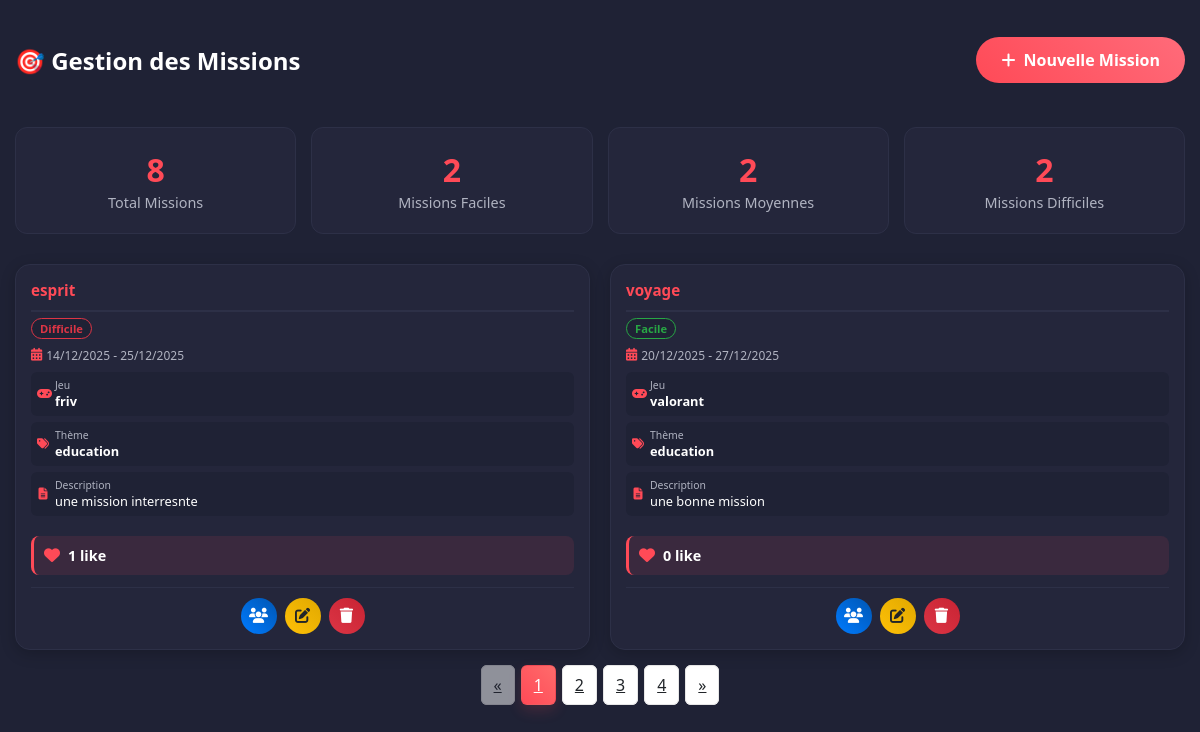
The app's page /view/backoffice/mission/missionliste.php with its own data.
### tables this page shows
CREATE TABLE `missions` (
  `id` int(11) NOT NULL,
  `titre` varchar(255) NOT NULL,
  `jeu` varchar(100) NOT NULL,
  `theme` varchar(100) DEFAULT NULL,
  `niveau_difficulte` enum('Facile','Moyen','Difficile','Expert') DEFAULT 'Moyen',
  `description` text NOT NULL,
  `competences_requises` text DEFAULT NULL,
  `salaire_propose` decimal(10,2) DEFAULT NULL,
  `duree_estimee` varchar(100) DEFAULT NULL,
  `nombre_places` int(11) NOT NULL DEFAULT 1,
  `date_creation` timestamp NOT NULL DEFAULT current_timestamp(),
  `date_debut` date DEFAULT NULL,
  `date_fin` date DEFAULT NULL,
  `statut` enum('Ouverte','Fermee','En_cours','Terminee') NOT NULL DEFAULT 'Ouverte',
  `createur_id` int(11) DEFAULT NULL,
  `partenaire_id` int(11) DEFAULT NULL
);

### db_config.php (called while the page is built, shortened)
<?php
if (!class_exists('config')) {
    class config
    {
        public static function getConnexion()
        {
            $host = "localhost";
            $db   = "projetweb3";
            $user = "root";
            $pass = "";
            $dsn = "mysql:host=$host;dbname=$db;charset=utf8";
            try {
                $pdo = new PDO($dsn, $user, $pass);
                $pdo->setAttribute(PDO::ATTR_ERRMODE, PDO::ERRMODE_EXCEPTION);
                return $pdo;
            } catch (PDOException $e) {
                die("Erreur de connexion : " . $e->getMessage());
            }
        }
    }
}

### controller/missioncontroller.php (called while the page is built, shortened)
<?php
require_once __DIR__ . '/../db_config.php';
class missioncontroller
{
    private $db;
    public function __construct()
    {
        $this->db = config::getConnexion();
    }
    public function missionliste()
    {
        $sql = "SELECT * FROM missions ORDER BY date_creation DESC";
        $stmt = $this->db->prepare($sql);
        $stmt->execute();
        return $stmt->fetchAll(PDO::FETCH_ASSOC);
    }
    public function getMissionsPaginated(int $page = 1, int $perPage = 10): array
    {
        $offset = ($page - 1) * $perPage;
        $countSql = "SELECT COUNT(*) as cnt FROM missions";
        $countStmt = $this->db->prepare($countSql);
        $countStmt->execute();
        $total = (int) $countStmt->fetch(PDO::FETCH_ASSOC)['cnt'];
        $sql = "SELECT * FROM missions ORDER BY date_creation DESC LIMIT :limit OFFSET :offset";
        $stmt = $this->db->prepare($sql);
        $stmt->bindValue(':limit', (int)$perPage, PDO::PARAM_INT);
        $stmt->bindValue(':offset', (int)$offset, PDO::PARAM_INT);
        $stmt->execute();
        $data = $stmt->fetchAll(PDO::FETCH_ASSOC);
        return ['data' => $data, 'total' => $total];
    }
}

### controller/LikeController.php (called while the page is built, shortened)
<?php
require_once __DIR__ . '/../db_config.php';
class LikeController
{
    private $db;
    private static $tableCreated = false;
    public function __construct()
    {
        $this->db = config::getConnexion();
        $this->ensureTableExists();
    }
    private function ensureTableExists()
    {
        if (self::$tableCreated) {
            return;
        }
        try {
            $this->db->query("SELECT 1 FROM likes_missions LIMIT 1");
            self::$tableCreated = true;
        } catch (PDOException $e) {
            if (strpos($e->getMessage(), "doesn't exist") !== false ||
                strpos($e->getMessage(), "Unknown table") !== false) {
                $this->createTable();
                self::$tableCreated = true;
            }
        }
    }
    public function getLikesCountForMissions(array $mission_ids)
    {
        try {
            $placeholders = implode(',', array_fill(0, count($mission_ids), '?'));
            $sql = "SELECT mission_id, COUNT(*) as count
                    FROM likes_missions
                    WHERE mission_id IN ($placeholders)
                    GROUP BY mission_id";
            $stmt = $this->db->prepare($sql);
            $stmt->execute($mission_ids);
            $results = $stmt->fetchAll(PDO::FETCH_ASSOC);
            $likesCount = [];
            foreach ($results as $row) {
                $likesCount[$row['mission_id']] = (int) $row['count'];
            }
            foreach ($mission_ids as $mission_id) {
                if (!isset($likesCount[$mission_id])) {
                    $likesCount[$mission_id] = 0;
                }
            }
            return $likesCount;
        } catch (PDOException $e) {
            if (strpos($e->getMessage(), "doesn't exist") !== false) {
                $this->createTable();
                self::$tableCreated = true;
                return array_fill_keys($mission_ids, 0);
            }
            throw $e;
        }
    }
}

### view/backoffice/mission/missionliste.php (the view, shortened to what this page needs)
<?php
require_once __DIR__ . '/../../../controller/missioncontroller.php';
require_once __DIR__ . '/../../../controller/LikeController.php';
$missionC = new missioncontroller();
$likeController = new LikeController();
$page = isset($_GET['page']) ? max(1, intval($_GET['page'])) : 1;
$perPage = 2;
$pag = $missionC->getMissionsPaginated($page, $perPage);
$missions = $pag['data'];
$totalMissions = $pag['total'];
$totalPages = (int) ceil($totalMissions / $perPage);
$allMissions = $missionC->missionliste();
$missionIds = array_column($missions, 'id');
$likesCount = $likeController->getLikesCountForMissions($missionIds);
?>
<!DOCTYPE html>
<html lang="fr">
<head>
    <link rel="stylesheet" href="../assets/css/custom-backoffice.css">
    <link rel="stylesheet" href="https://cdnjs.cloudflare.com/ajax/libs/font-awesome/6.5.0/css/all.min.css">
</head>
<body>
<div class="container mt-4">
    <div class="missions-header">
        <h2 class="text-white">🎯 Gestion des Missions</h2>
        <a href="addmission.php" class="add-mission-btn">
            <i class="fas fa-plus"></i> Nouvelle Mission
        </a>
    </div>
        <div class="missions-stats">
        <div class="mission-stat-card">
            <span class="mission-stat-number"><?= count($allMissions) ?></span>
            <span class="mission-stat-label">Total Missions</span>
        </div>
        <div class="mission-stat-card">
            <span class="mission-stat-number">
                <?= count(array_filter($allMissions, fn($m) => strtolower($m['niveau_difficulte']) === 'facile')) ?>
            </span>
            <span class="mission-stat-label">Missions Faciles</span>
        </div>
        <div class="mission-stat-card">
            <span class="mission-stat-number">
                <?= count(array_filter($allMissions, fn($m) => strtolower($m['niveau_difficulte']) === 'moyen')) ?>
            </span>
            <span class="mission-stat-label">Missions Moyennes</span>
        </div>
        <div class="mission-stat-card">
            <span class="mission-stat-number">
                <?= count(array_filter($allMissions, fn($m) => strtolower($m['niveau_difficulte']) === 'difficile')) ?>
            </span>
            <span class="mission-stat-label">Missions Difficiles</span>
        </div>
    </div>
    <div class="mission-grid">
        <?php if (empty($missions)): ?>
            <div class="empty-state">
                <i class="fas fa-tasks"></i>
                <h3>Aucune mission trouvée</h3>
                <p>Commencez par créer votre première mission</p>
                <a href="addmission.php" class="add-mission-btn" style="margin-top: 15px;">
                    <i class="fas fa-plus"></i> Créer une mission
                </a>
            </div>
        <?php else: ?>
            <?php foreach ($missions as $m): ?>
                <div class="mission-card">
                    <div class="mission-header">
                        <div>
                            <h3 class="mission-title"><?= htmlspecialchars($m['titre']) ?></h3>
                            <span class="mission-difficulty difficulty-<?= strtolower($m['niveau_difficulte']) ?>">
                                <?= ucfirst($m['niveau_difficulte']) ?>
                            </span>
                        </div>
                    </div>
                    <div class="mission-dates">
                        <div class="date-info">
                            <i class="fas fa-calendar-alt"></i>
                            <span><?= date('d/m/Y', strtotime($m['date_debut'])) ?> - <?= date('d/m/Y', strtotime($m['date_fin'])) ?></span>
                        </div>
                    </div>
                    <div class="mission-details">
                        <div class="detail-item">
                            <i class="fas fa-gamepad"></i>
                            <div>
                                <div class="detail-label">Jeu</div>
                                <div class="detail-value"><?= htmlspecialchars($m['jeu']) ?></div>
                            </div>
                        </div>
                        <div class="detail-item">
                            <i class="fas fa-tags"></i>
                            <div>
                                <div class="detail-label">Thème</div>
                                <div class="detail-value"><?= htmlspecialchars($m['theme']) ?></div>
                            </div>
                        </div>
                        <?php if (!empty($m['description'])): ?>
                        <div class="detail-item" style="grid-column: 1 / -1;">
                            <i class="fas fa-file-alt"></i>
                            <div>
                                <div class="detail-label">Description</div>
                                <div class="detail-value" style="font-weight: normal; overflow: hidden; text-overflow: ellipsis; white-space: nowrap;">
                                    <?= htmlspecialchars(substr($m['description'], 0, 50)) ?>
                                </div>
                            </div>
                        </div>
                        <?php endif; ?>
                    </div>
                    <div class="mission-likes-info" style="margin: 12px 0; padding: 10px; background: rgba(255, 74, 87, 0.1); border-radius: 8px; border-left: 3px solid #ff4a57; display: flex; align-items: center; gap: 8px;">
                        <i class="fas fa-heart" style="color: #ff4a57; font-size: 1rem;"></i>
                        <span style="color: var(--text-color); font-weight: 600; font-size: 0.9rem;">
                            <?= isset($likesCount[$m['id']]) ? number_format($likesCount[$m['id']], 0, ',', ' ') : '0' ?>
                            <?= isset($likesCount[$m['id']]) && $likesCount[$m['id']] > 1 ? 'likes' : 'like' ?>
                        </span>
                    </div>
                    <div class="mission-actions">
                        <a href="../condidature/listecondidature.php?mission_id=<?= $m['id'] ?>&mission_titre=<?= urlencode($m['titre']) ?>"
                           class="btn-icon btn-candidatures"
                           title="Voir les candidatures">
                            <i class="fas fa-users"></i>
                        </a>
                        <a href="modifiermission.php?id=<?= $m['id'] ?>"
                           class="btn-icon btn-modifier"
                           title="Modifier la mission">
                            <i class="fas fa-edit"></i>
                        </a>
                        <a href="deletemission.php?id=<?= $m['id'] ?>"
                           class="btn-icon btn-supprimer"
                           title="Supprimer la mission"
                           onclick="return confirm('Êtes-vous sûr de vouloir supprimer cette mission ?');">
                            <i class="fas fa-trash"></i>
                        </a>
                    </div>
                </div>
            <?php endforeach; ?>
        <?php endif; ?>
    </div>
    <?php if ($totalPages > 1): ?>
    <div class="text-center mt-4">
        <nav aria-label="Pagination">
            <ul class="pagination justify-content-center">
                <li class="page-item <?= $page <= 1 ? 'disabled' : '' ?>">
                    <a class="page-link" href="?page=<?= max(1, $page-1) ?>" aria-label="Précédent">&laquo;</a>
                </li>
                <?php for ($p = 1; $p <= $totalPages; $p++): ?>
                    <li class="page-item <?= $p === $page ? 'active' : '' ?>">
                        <a class="page-link" href="?page=<?= $p ?>"><?= $p ?></a>
                    </li>
                <?php endfor; ?>
                <li class="page-item <?= $page >= $totalPages ? 'disabled' : '' ?>">
                    <a class="page-link" href="?page=<?= min($totalPages, $page+1) ?>" aria-label="Suivant">&raquo;</a>
                </li>
            </ul>
        </nav>
    </div>
    <?php endif; ?>
</div>
</body>
</html>

### view/backoffice/assets/css/custom-backoffice.css (style rules this page uses)
:root { --primary-color: #ff4a57; --primary-light: #ff6b7a; --secondary-color: #1f2235; --accent-color: #24263b; --text-color: #ffffff; --text-muted: #b0b3c1; --sidebar-width: 250px; --success: #28a745; --warning: #ffc107; --danger: #dc3545; --info: #17a2b8; --border-color: #2d3047; }
body { background-color: var(--secondary-color); color: var(--text-color); font-family: 'Segoe UI', Tahoma, Geneva, Verdana, sans-serif; margin: 0; padding: 0; }
.mission-grid { display: grid; grid-template-columns: repeat(auto-fill, minmax(350px, 1fr)); gap: 25px; margin-top: 30px; }
.mission-card { background: var(--accent-color); padding: 25px; border-radius: 15px; border: 1px solid var(--border-color); box-shadow: 0 4px 15px rgba(0, 0, 0, 0.2); transition: all 0.3s ease; position: relative; }
.mission-title { font-size: 1.3rem; font-weight: 700; color: var(--primary-color); margin-bottom: 15px; border-bottom: 2px solid var(--border-color); padding-bottom: 10px; }
.mission-actions { margin-top: 20px; display: flex; justify-content: center; gap: 8px; }
.btn-icon { width: 40px; height: 40px; border-radius: 50%; display: flex; align-items: center; justify-content: center; text-decoration: none; transition: all 0.3s ease; border: none; font-size: 1rem; cursor: pointer; }
.btn-candidatures { background: linear-gradient(45deg, #007bff, #0056b3); color: white; }
.btn-modifier { background: linear-gradient(45deg, #ffc107, #e0a800); color: #212529; }
.btn-supprimer { background: linear-gradient(45deg, #dc3545, #c82333); color: white; }
.btn-icon { position: relative; }
.btn-icon::after { content: attr(title); position: absolute; bottom: -35px; left: 50%; transform: translateX(-50%); background: rgba(0, 0, 0, 0.8); color: white; padding: 5px 10px; border-radius: 4px; font-size: 0.75rem; white-space: nowrap; opacity: 0; visibility: hidden; transition: all 0.3s ease; z-index: 1000; }
.text-white { color: var(--text-color) !important; }
.mt-4 { margin-top: 1.5rem !important; }
.container { max-width: 1200px; margin: 0 auto; padding: 0 15px; }

### records on screen
missions: titre "esprit", niveau_difficulte "Difficile", date_debut "14/12/2025", date_fin "25/12/2025", jeu "friv", theme "education", description "une mission interresnte", id "1", shows "like"
missions: titre "voyage", niveau_difficulte "Facile", date_debut "20/12/2025", date_fin "27/12/2025", jeu "valorant", theme "education", description "une bonne mission", id "0", shows "like"

### other values on screen
count($allMissions) "8"
